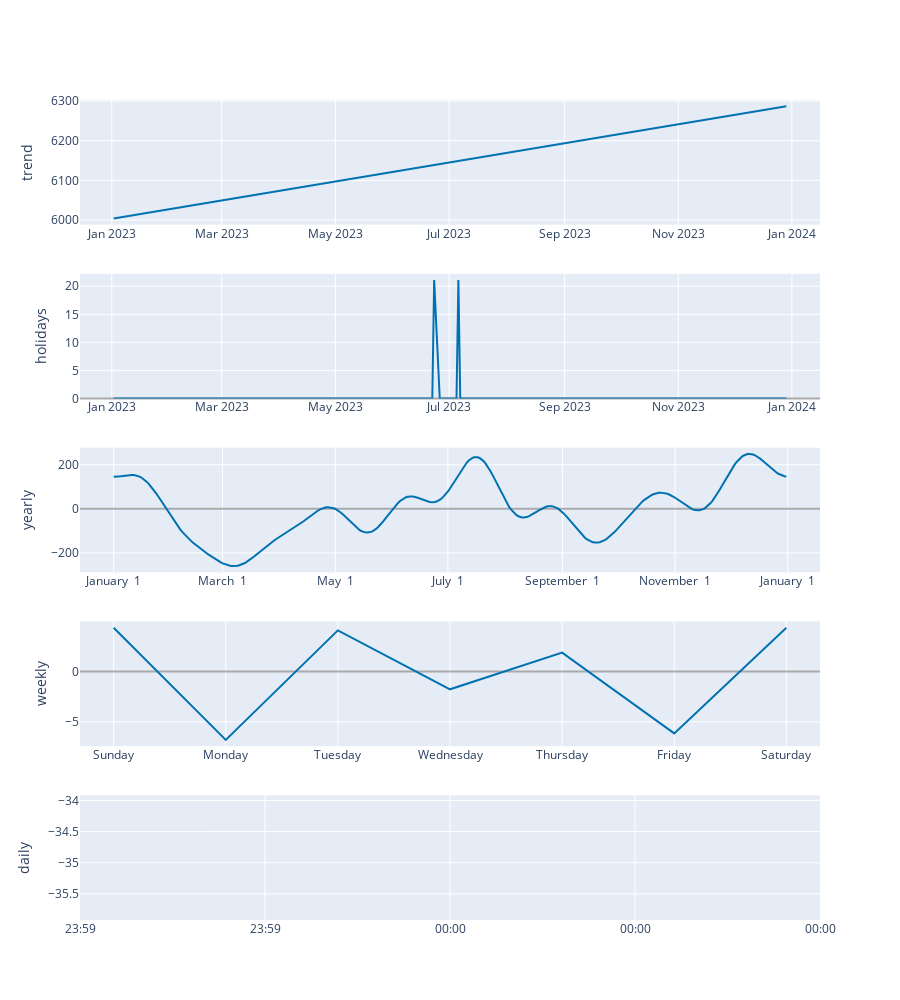

This figure's notebook cell:
### Markdown cell above
It is plainly evident that the fine-tuned `best_model` has shown remarkable improvement over the base model.

The components of the `best_model` can be further broken down using `plot_components_plotly` method.

### Code cell
# visualizing model components
plot_components_plotly(best_model, best_forecast)

### Figure 1 — Plotly figure (JSON) as saved in the notebook; plotly's stock layout.template omitted (floating-point values rounded to 4 significant figures; data arrays with more than 128 entries replaced by an {"elided": "..."} marker saying what was removed)
{"data": [{"line": {"color": "#0072B2", "width": 2}, "mode": "lines", "name": "trend", "type": "scatter", "x": {"elided": "239 str values"}, "xaxis": "x", "y": {"elided": "239 float values"}, "yaxis": "y"}, {"line": {"color": "rgba(0, 114, 178, 0.2)", "width": 0}, "mode": "lines", "name": "trend_upper", "type": "scatter", "x": {"elided": "239 str values"}, "xaxis": "x", "y": {"elided": "239 float values"}, "yaxis": "y"}, {"fill": "tonexty", "fillcolor": "rgba(0, 114, 178, 0.2)", "line": {"color": "rgba(0, 114, 178, 0.2)", "width": 0}, "mode": "lines", "name": "trend_lower", "type": "scatter", "x": {"elided": "239 str values"}, "xaxis": "x", "y": {"elided": "239 float values"}, "yaxis": "y"}, {"line": {"color": "#0072B2", "width": 2}, "mode": "lines", "name": "holidays", "text": {"elided": "239 str values"}, "type": "scatter", "x": {"elided": "239 str values"}, "xaxis": "x2", "y": {"elided": "239 float values"}, "yaxis": "y2"}, {"line": {"color": "#0072B2", "width": 2}, "mode": "lines", "name": "yearly", "type": "scatter", "x": {"elided": "365 str values"}, "xaxis": "x3", "y": {"elided": "365 float values"}, "yaxis": "y3"}, {"line": {"color": "#0072B2", "width": 2}, "mode": "lines", "name": "weekly", "type": "scatter", "x": ["2017-01-01T00:00:00", "2017-01-02T00:00:00", "2017-01-03T00:00:00", "2017-01-04T00:00:00", "2017-01-05T00:00:00", "2017-01-06T00:00:00", "2017-01-07T00:00:00"], "xaxis": "x4", "y": [4.365, -6.802, 4.105, -1.763, 1.885, -6.154, 4.365], "yaxis": "y4"}, {"line": {"color": "#0072B2", "width": 2}, "mode": "lines", "name": "daily", "type": "scatter", "x": ["2017-01-01T00:00:00"], "xaxis": "x5", "y": [-34.92], "yaxis": "y5"}], "layout": {"height": 1000, "showlegend": false, "width": 900, "xaxis": {"anchor": "y", "domain": [0, 1], "range": ["2022-12-14T22:48:00", "2024-01-16T01:12:00"], "type": "date"}, "xaxis2": {"anchor": "y2", "domain": [0, 1], "range": ["2022-12-14T22:48:00", "2024-01-16T01:12:00"], "type": "date"}, "xaxis3": {"anchor": "y3", "domain": [0, 1], "range": ["2016-12-13T18:54:02.958904115", "2018-01-18T11:04:57.863013581"], "tickformat": "%B %e", "type": "date"}, "xaxis4": {"anchor": "y4", "domain": [0, 1], "range": ["2016-12-31T16:48:00", "2017-01-07T07:12:00"], "tickformat": "%A", "type": "date"}, "xaxis5": {"anchor": "y5", "domain": [0, 1], "range": ["2017-01-01T00:00:00", "2017-01-01T00:00:00"], "tickformat": "%H:%M", "type": "date"}, "yaxis": {"anchor": "x", "domain": [0.848, 1], "rangemode": "normal", "title": {"text": "trend"}, "zerolinecolor": "#AAA"}, "yaxis2": {"anchor": "x2", "domain": [0.636, 0.788], "rangemode": "tozero", "title": {"text": "holidays"}, "zerolinecolor": "#AAA"}, "yaxis3": {"anchor": "x3", "domain": [0.424, 0.576], "title": {"text": "yearly"}, "zerolinecolor": "#AAA"}, "yaxis4": {"anchor": "x4", "domain": [0.212, 0.364], "title": {"text": "weekly"}, "zerolinecolor": "#AAA"}, "yaxis5": {"anchor": "x5", "domain": [0, 0.152], "title": {"text": "daily"}, "zerolinecolor": "#AAA"}}}
